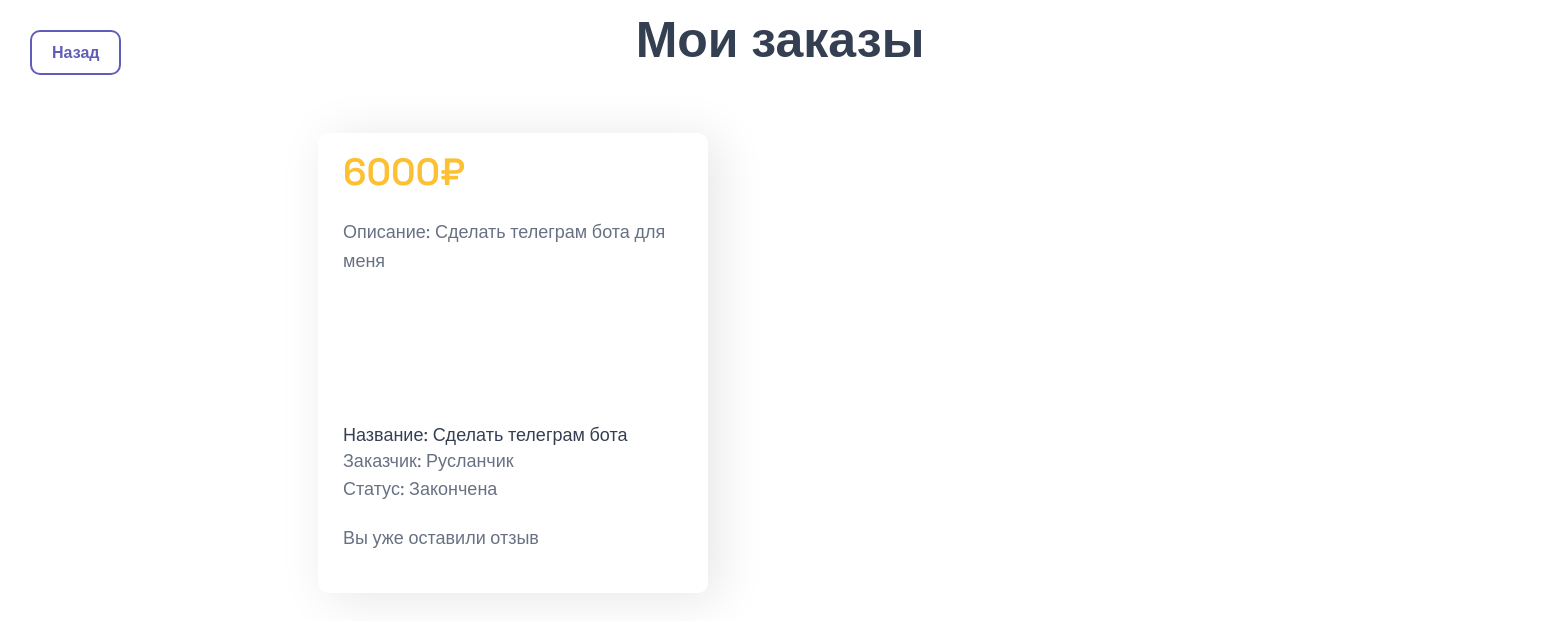
Page /orders (signed in) on the committed database.
### data/orders.py (models this page shows)
class Order(SqlAlchemyBase, UserMixin, SerializerMixin):
    __tablename__ = 'order'
    id = sqlalchemy.Column(sqlalchemy.Integer, primary_key=True, autoincrement=True)
    name_order = sqlalchemy.Column(sqlalchemy.String, nullable=True)
    text = sqlalchemy.Column(sqlalchemy.String, nullable=True)
    teg = sqlalchemy.Column(sqlalchemy.String, nullable=True)
    user_id = sqlalchemy.Column(sqlalchemy.Integer, sqlalchemy.ForeignKey("users.id"))
    if_finished = sqlalchemy.Column(sqlalchemy.Integer, nullable=True, default=False)
    is_paid = sqlalchemy.Column(sqlalchemy.String, nullable=True, default=False)
    date = sqlalchemy.Column(sqlalchemy.String, nullable=True, default=datetime.datetime.now)
    user = orm.relationship('User')

### data/users.py (models this page shows, shortened)
class User(SqlAlchemyBase, UserMixin, SerializerMixin):
    __tablename__ = 'users'
    id = sqlalchemy.Column(sqlalchemy.Integer, primary_key=True, autoincrement=True)
    login = sqlalchemy.Column(sqlalchemy.String, nullable=True)
    email = sqlalchemy.Column(sqlalchemy.String, index=True, unique=True, nullable=True)
    hashed_password = sqlalchemy.Column(sqlalchemy.String, nullable=True)
    position = sqlalchemy.Column(sqlalchemy.String, nullable=True)
    admin = sqlalchemy.Column(sqlalchemy.Integer, nullable=True)
    invitation_key = sqlalchemy.Column(sqlalchemy.String, nullable=True)
    orders = orm.relationship("Order", back_populates='user')

### server.py (the view)
@app.route("/orders")
def orders():
    db_sess = create_session()
    jobs = db_sess.query(Order).filter(Order.user_id == current_user.id).all()
    review = db_sess.query(Review).filter(Review.order_id).all()
    review = [i.order_id for i in review]
    return render_template("all_order.html", jobs=jobs, names=current_user.login, review=review, title='Работы')

### data/db_session.py (called while the page is built)
def create_session() -> Session:
    global __factory
    return __factory()

### server.py (called while the page is built)
@login_manager.user_loader
def load_user(user_id):
    db_sess = create_session()
    return db_sess.query(User).get(user_id)

### templates/all_order.html (shortened to what this page needs)
<link href="static/css/main.css" rel="stylesheet" type="text/css"/>
{% block content %}
<h1 class="center">Мои заказы</h1>
<div class="container">
    <div class="elements">
        {% for job in jobs %}
        <div class="elem not">
            <div class="dix">
                <div class="stars">
                    <h6>{{ job.is_paid }}₽</h6>
                </div>
                <p>Описание: {{ job.text }}</p>
            </div>
            <div class="eee">
                <div class="who">
                    <p class="fullname">Название: {{ job.name_order }}</p>
                    <p class="status">Заказчик: {{ names }}</p>
                    {% if job.if_finished %}
                    <p class="status">Статус: Закончена</p>
                    {% else %}
                    <p class="status">Статус: Не закончена</p>
                    {% endif %}
                </div>
            <div class="marg">
                {% if job.id in review %}
                <p>Вы уже оставили отзыв</p>
                {% endif%}
            </div>
            </div>
        </div>
        {% endfor %}
    </div>
</div>
<a class="login-button otz" href="/index">Назад</a>
{% endblock %}

### static/css/main.css (style rules this page uses)
p, h1, h2, h3, h4, h5, h6, h7, a { font-family: "Space Grotesk", sans-serif; margin: 0; }
a { text-decoration: none; color: #343F52; }
.login-button { padding: 10px 20px; border-radius: 10px; border: 2px solid #605DBA; color: #605DBA; font-weight: 550; transition: all .19s ease-in; align-items: center; }
.container { padding: 160px 310px; }
h1 { font-family: "Space Grotesk", sans-serif; font-optical-sizing: auto; font-weight: 599; font-size: 50px; font-style: normal; color: #343F52; line-height: 130%; }
.center { text-align: center; width: 950px; }
.stars { display: flex; flex-direction: row; height: 30px; align-items: center; gap: 5px; }
h6 { font-family: "Space Grotesk", sans-serif; font-optical-sizing: auto; font-weight: 599; font-size: 38px; font-style: normal; color: #FCC032; line-height: 130%; }
.elem { display: flex; flex-direction: column; justify-content: space-between; width: 340px; height: 310px; background: #ffffff; padding: 25px; box-shadow: 10px 5px 50px rgba(0,0,0, 0.1); border-radius: 10px; }
.elem p { font-family: "Space Grotesk", sans-serif; font-optical-sizing: auto; font-weight: medium; font-size: 18px; font-style: normal; color: #687183; line-height: 160%; max-height: 145px; overflow: hidden; text-overflow: ellipsis; }
.status { font-size: 16px; line-height: 130%; }
.who .fullname { color: #343F52; line-height: 130%; }
.who { margin-top: 20px; }
.elements { align-items: center; display: flex; flex-direction: row; flex-wrap: wrap; width: 1440px; gap:50px; margin-top: -100px; }
.dix { display: flex; flex-direction: column; gap: 30px; }
.center { margin: 0 auto; }
.otz { position: fixed; top:30px; left: 30px; }
.not { height: 410px; }
.eee { display: flex; flex-direction: column; gap: 20px; }
.marg { margin-bottom: 15px; }

### rows in the picture
Order: is_paid "6000", text "Сделать телеграм бота для меня", name_order "Сделать телеграм бота", if_finished "Статус: Закончена", shows "Вы уже оставили отзыв"
User: login "Русланчик"
